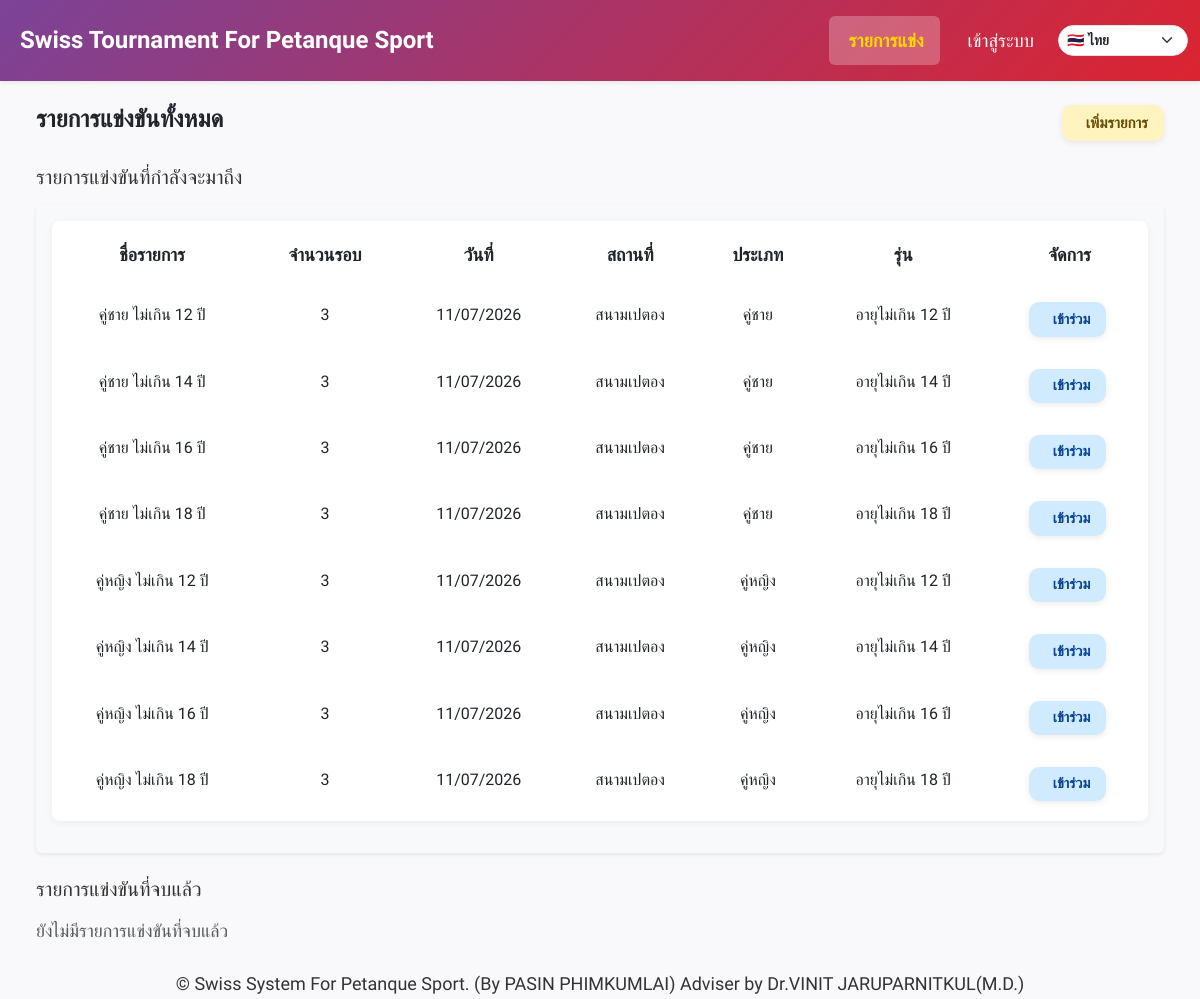
The page / on the database its author committed.
### models.py (models this page shows)
class Event(db.Model):
    __tablename__ = "events"
    id = db.Column(db.Integer, primary_key=True)
    name = db.Column(db.String(100), nullable=False)
    location = db.Column(db.String(100))
    category = db.Column(db.String(50))
    sex = db.Column(db.String(50))
    age_group = db.Column(db.String(50))
    rounds = db.Column(db.Integer)
    current_round = db.Column(db.Integer, default=1)
    date = db.Column(db.Date, nullable=True)
    auto_field_enabled = db.Column(db.Boolean, default=False)
    field_prefix = db.Column(db.String(10), default='')  # เช่น 'A', ''
    field_start = db.Column(db.Integer, default=1)
    field_max = db.Column(db.Integer, default=16)
    field_exclude = db.Column(db.String, default='')  # เช่น '3,7,11
    logo_filename = db.Column(db.Text)  # เก็บเป็น JSON list
    is_finished = db.Column(db.Boolean, default=False, nullable=False)
    finished_at = db.Column(db.DateTime, nullable=True)
    finished_by_id = db.Column(db.Integer, db.ForeignKey("users.id"), nullable=True)
    created_at = db.Column(db.DateTime, server_default=text('CURRENT_TIMESTAMP'), nullable=True)
    creator_id = db.Column(db.Integer, db.ForeignKey("users.id"), nullable=False)
    teams = db.relationship("Team", backref="event", cascade="all, delete-orphan", lazy=True)
    matches = db.relationship("Match", backref="event", cascade="all, delete-orphan", lazy=True)

### app.py (the view)
@app.route("/")
def index():
    all_events = Event.query.order_by(Event.date.desc()).all()
    active_events = []
    finished_events_by_year = defaultdict(list)
    for event in all_events:
        if getattr(event, 'is_finished', False):
            finished_events_by_year[(event.date.year if event.date else 0)].append(event)
        else:
            active_events.append(event)
    finished_events_by_year = dict(sorted(finished_events_by_year.items(), reverse=True))
    return render_template(
        "index.html",
        upcoming_events=sorted(active_events, key=lambda e: (e.date or date.max, e.name or '', e.id)),
        finished_events_by_year=finished_events_by_year,
        events=active_events + [e for year in finished_events_by_year.values() for e in year]
    )

### app.py (called while the page is built)
def get_current_lang():
    lang = request.args.get("lang") or session.get("lang") or "th"
    if lang not in SUPPORTED_LANGS:
        lang = "th"
    session["lang"] = lang
    return lang

@app.context_processor
def inject_i18n():
    lang = get_current_lang()
    return {
        "current_lang": lang,
        "supported_langs": SUPPORTED_LANGS,
        "text_translations": TEXT_TRANSLATIONS,
        "t": lambda key: translate(key, lang),
    }

@app.after_request
def live_report_public_headers(response):
    response.headers.setdefault("Access-Control-Allow-Origin", "*")
    response.headers.setdefault("Access-Control-Allow-Headers", "Content-Type, Authorization")
    response.headers.setdefault("Access-Control-Allow-Methods", "GET, OPTIONS")
    response.headers.pop("X-Frame-Options", None)
    response.headers.setdefault("Content-Security-Policy", "frame-ancestors *")
    return response

### i18n.py (called while the page is built)
def translate(key, lang="th"):
    table = TRANSLATIONS.get(key, {})
    return table.get(lang) or table.get("th") or key

### templates/index.html (shortened to what this page needs)
{% extends "base.html" %}
{% block content %}
<div class="container-fluid my-4">
  <div class="d-flex justify-content-between align-items-center mb-4">
    <h4 class="fw-semibold">รายการแข่งขันทั้งหมด</h4>
    <div class="d-flex flex-wrap gap-2 justify-content-end">
      <button class="btn btn-yellow btn-custom" data-bs-toggle="modal" data-bs-target="#addEventModal">
         เพิ่มรายการ
      </button>
    </div>
  </div>
  <h5 class="mb-3">รายการแข่งขันที่กำลังจะมาถึง</h5>
  <div class="table-responsive bg-light p-3 rounded shadow-sm mb-4">
    <table class="table table-borderless table-custom">
      <thead>
        <tr>
          <th>ชื่อรายการ</th>
          <th>จำนวนรอบ</th>
          <th>วันที่</th>
          <th>สถานที่</th>
          <th>ประเภท</th>
          <th>รุ่น</th>
          <th>จัดการ</th>
        </tr>
      </thead>
      <tbody>
        {% for event in upcoming_events %}
        <tr>
          <td data-label="ชื่อรายการ" class="text-center">{{ event.name }}</td>
          <td data-label="จำนวนรอบ" class="text-center">{{ event.rounds }}</td>
          <td data-label="วันที่" class="text-center">{{ event.date.strftime('%d/%m/%Y') if event.date else '-' }}</td>
          <td data-label="สถานที่" class="text-center">{{ event.location or '-' }}</td>
          <td data-label="ประเภท" class="text-center">{{ event.category or '-' }}{{ event.sex or '-' }}</td>
          <td data-label="รุ่น" class="text-center">{{ event.age_group or '-' }}</td>
          <td data-label="จัดการ" class="text-center">
            <a href="{{ url_for('event_detail', event_id=event.id) }}" class="btn btn-blue btn-custom me-1">
               เข้าร่วม
            </a>
          </td>
        </tr>
        {% else %}
        <tr>
          <td colspan="7" class="text-center text-muted">ไม่มีรายการแข่งขันที่กำลังจะมาถึง</td>
        </tr>
        {% endfor %}
      </tbody>
    </table>
  </div>
  <h5 class="mb-3">รายการแข่งขันที่จบแล้ว</h5>
  {% if finished_events_by_year %}
  {% for year, events_in_year in finished_events_by_year.items() %}
  <h6 class="mt-4">{{ year }}</h6>
  <div class="table-responsive bg-light p-3 rounded shadow-sm mb-4">
    <table class="table table-borderless table-custom">
      <thead>
        <tr>
          <th>ชื่อรายการ</th>
          <th>จำนวนรอบ</th>
          <th>วันที่</th>
          <th>สถานที่</th>
          <th>ประเภท</th>
          <th>เพศ</th>
          <th>รุ่น</th>
          <th>จัดการ</th>
        </tr>
      </thead>
      <tbody>
        {% for event in events_in_year %}
        <tr>
          <td data-label="ชื่อรายการ" class="text-center">{{ event.name }}</td>
          <td data-label="จำนวนรอบ" class="text-center">{{ event.rounds }}</td>
          <td data-label="วันที่" class="text-center">{{ event.date.strftime('%d/%m/%Y') if event.date else '-' }}</td>
          <td data-label="สถานที่" class="text-center">{{ event.location or '-' }}</td>
          <td data-label="ประเภท" class="text-center">{{ event.category or '-' }}</td>
          <td data-label="เพศ" class="text-center">{{ event.sex or '-' }}</td>
          <td data-label="รุ่น" class="text-center">{{ event.age_group or '-' }}</td>
          <td data-label="จัดการ" class="text-center">
            <a href="{{ url_for('event_detail', event_id=event.id) }}" class="btn btn-blue btn-custom me-1">
              <i class="bi bi-box-arrow-in-right"></i> ดูผล
            </a>
            {% if current_user.is_authenticated and current_user.role in ['admin', 'superadmin'] %}
            <a href="{{ url_for('edit_event', event_id=event.id) }}" class="btn btn-green btn-custom me-1">
              <i class="bi bi-pencil-square"></i> แก้ไข
            </a>
            <a href="{{ url_for('delete_event', event_id=event.id) }}" class="btn btn-red btn-custom"
              onclick="return confirm('คุณแน่ใจว่าต้องการลบรายการนี้หรือไม่?')">
              <i class="bi bi-trash"></i> ลบ
            </a>
            {% endif %}
          </td>
        </tr>
        {% endfor %}
      </tbody>
    </table>
  </div>
  {% endfor %}
  {% else %}
  <p class="text-muted">ยังไม่มีรายการแข่งขันที่จบแล้ว</p>
  {% endif %}
</div>
<body>
  <footer class="text-center">
    &copy; {{ current_year }} Swiss System For Petanque Sport. (By PASIN PHIMKUMLAI) Adviser by Dr.VINIT
    JARUPARNITKUL(M.D.)
  </footer>
</body>
{% endblock %}

### templates/base.html (shortened to what this page needs)
<!DOCTYPE html>
<html lang="{{ current_lang|default('th') }}">
<head>
  <link href="https://cdn.jsdelivr.net/npm/bootstrap@5.3.0/dist/css/bootstrap.min.css" rel="stylesheet" />
  <link rel="stylesheet" href="{{ url_for('static', filename='css/style.css') }}" />
</head>
<body>
 <nav class="navbar navbar-expand-lg navbar-dark navbar-custom shadow-sm py-3">
  <div class="container-fluid d-flex">
    <a class="navbar-brand d-flex align-items-center gap-2 fw-bold" href="{{ url_for('index') }}">
       Swiss Tournament For Petanque Sport
    </a>
    <div class="collapse navbar-collapse" id="navbarNav">
      <ul class="navbar-nav gap-2 ms-auto">
        <li class="nav-item">
          <a class="nav-link px-3 rounded {% if request.endpoint == 'index' %}active{% endif %}"
            href="{{ url_for('index') }}">
             {{ t('events') }}
          </a>
        </li>
        {% if current_user.is_authenticated %}
        <li class="nav-item">
          <a class="nav-link px-3 rounded" href="{{ url_for('logout') }}">
            <i class="bi bi-box-arrow-right me-1"></i> {{ t('logout') }}
          </a>
        </li>
        {% else %}
        <li class="nav-item">
          <a class="nav-link px-3 rounded {% if request.endpoint == 'login' %}active{% endif %}"
            href="{{ url_for('login') }}">
             {{ t('login') }}
          </a>
        </li>
        {% endif %}
        <li class="nav-item d-flex align-items-center">
          <select class="form-select form-select-sm language-switcher"
                  aria-label="{{ t('language') }}"
                  onchange="window.location.href=this.value">
            {% for code, meta in supported_langs.items() %}
            <option value="{{ url_for('set_language', lang=code, next=request.full_path) }}"
                    {% if code == current_lang %}selected{% endif %}>
              {{ meta.flag }} {{ meta.label }}
            </option>
            {% endfor %}
          </select>
        </li>
      </ul>
    </div>
  </div>
</nav>
  <div class="container-fluid px-3 px-sm-4">
    {% block content %}{% endblock %}
  </div>
</body>
</html>

### static/css/style.css (style rules this page uses)
button.btn, .btn { font-family: "Prompt", "Segoe UI", sans-serif; font-weight: 600; font-size: 0.95rem; padding: 0.4rem 1rem; border-radius: 0.65rem; display: inline-flex; align-items: center; justify-content: center; gap: 0.5rem; transition: all 0.25s ease; text-transform: none; box-shadow: 0 2px 6px rgba(0, 0, 0, 0.08); border: none; cursor: pointer; }
.btn-yellow { background: #fff3bf; color: #664d03; }
.btn-blue { background: #d0ebff; color: #084298; }

### templates/base.html (style rules this page uses)
.navbar-custom { background: linear-gradient(135deg, #7b4397, #dc2430); box-shadow: 0 6px 12px rgba(0, 0, 0, 0.2); }
.navbar { font-size: 1.15rem; padding-top: 1rem; padding-bottom: 1rem; }
.navbar-brand { font-size: 1.5rem; }
.navbar-custom .nav-link { color: #fff !important; transition: background-color 0.3s ease, color 0.3s ease; padding: 0.6rem 1rem; font-weight: 500; }
.navbar-custom .nav-link.active { background-color: rgba(255, 255, 255, 0.25); color: #ffd700 !important; font-weight: 600; border-radius: 0.5rem; }
.language-switcher { min-width: 130px; border-radius: 999px; font-weight: 600; }

### templates/index.html (style rules this page uses)
body { font-family: 'Prompt', 'Segoe UI', sans-serif; font-size: clamp(14px, 1.5vw, 18px); line-height: 1.6; color: #333; background-color: #f9f9fb; padding: 0; margin: 0; }
h2, h3, h4, .modal-title { font-weight: 700; color: #212529; font-size: clamp(1.25rem, 2vw, 2rem); }
.table-custom { border-collapse: separate !important; border-spacing: 0 0.5rem; width: 100%; background-color: #fff; box-shadow: 0 2px 8px rgba(0, 0, 0, 0.05); border-radius: 0.5rem; overflow: hidden; }
.table-custom thead tr { background: #343a40; color: #fff; text-transform: uppercase; }
.table-custom thead th { padding: 0.75rem 1rem; border: none; text-align: center; }
.table-custom tbody tr { background: #fff; transition: background 0.3s ease; }
.table-custom tbody td { padding: 0.75rem 1rem; word-break: break-word; overflow-wrap: break-word; white-space: normal; text-align: left; max-width: 100%; font-size: 1rem; }
.btn-custom { font-size: 0.9rem; border-radius: 0.65rem; padding: 0.4rem 1rem; font-weight: 600; display: inline-flex; align-items: center; gap: 0.5rem; transition: all 0.25s ease; }
.btn-yellow { background: #fff3bf; color: #664d03; }
.btn-blue { background: #d0ebff; color: #084298; }
.table-responsive { overflow-x: auto; max-width: 100%; background: #f8f9fa; padding: 1rem; border-radius: 0.75rem; margin-bottom: 2rem; }

### rows shown on the page
Event: name "คู่ชาย ไม่เกิน 12 ปี", rounds "3", date "11/07/2026", location "สนามเปตอง", category "คู่", sex "ชาย", age_group "อายุไม่เกิน 12 ปี"
Event: name "คู่ชาย ไม่เกิน 14 ปี", rounds "3", date "11/07/2026", location "สนามเปตอง", category "คู่", sex "ชาย", age_group "อายุไม่เกิน 14 ปี"
Event: name "คู่ชาย ไม่เกิน 16 ปี", rounds "3", date "11/07/2026", location "สนามเปตอง", category "คู่", sex "ชาย", age_group "อายุไม่เกิน 16 ปี"
Event: name "คู่ชาย ไม่เกิน 18 ปี", rounds "3", date "11/07/2026", location "สนามเปตอง", category "คู่", sex "ชาย", age_group "อายุไม่เกิน 18 ปี"
Event: name "คู่หญิง ไม่เกิน 12 ปี", rounds "3", date "11/07/2026", location "สนามเปตอง", category "คู่", sex "หญิง", age_group "อายุไม่เกิน 12 ปี"
Event: name "คู่หญิง ไม่เกิน 14 ปี", rounds "3", date "11/07/2026", location "สนามเปตอง", category "คู่", sex "หญิง", age_group "อายุไม่เกิน 14 ปี"
Event: name "คู่หญิง ไม่เกิน 16 ปี", rounds "3", date "11/07/2026", location "สนามเปตอง", category "คู่", sex "หญิง", age_group "อายุไม่เกิน 16 ปี"
Event: name "คู่หญิง ไม่เกิน 18 ปี", rounds "3", date "11/07/2026", location "สนามเปตอง", category "คู่", sex "หญิง", age_group "อายุไม่เกิน 18 ปี"

### other values the page prints
{{ t('events') }} "รายการแข่ง"
{{ t('login') }} "เข้าสู่ระบบ"
form field value "🇹🇭 ไทย"
